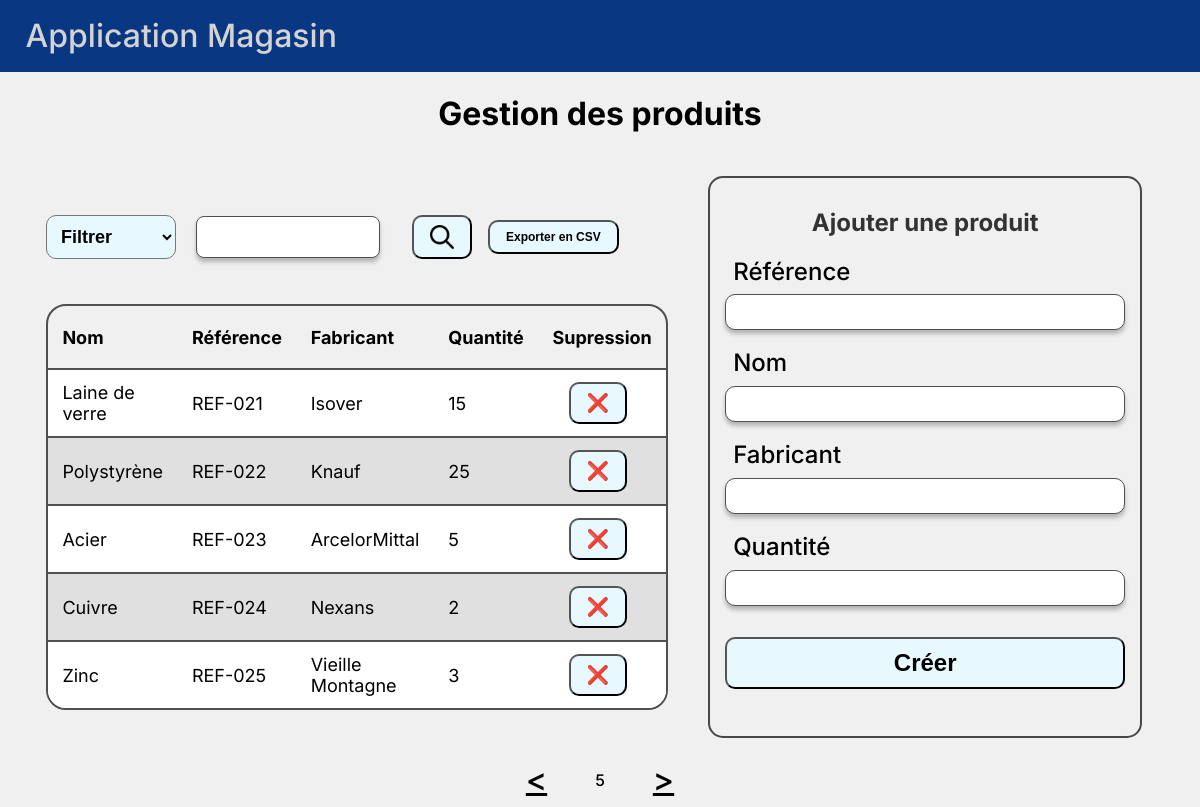
Page /gestion_produits/?page=5 on the committed database.
### Magasin/models.py (models this page shows, shortened)
class Produit(db.Model):
    __tablename__ = 'Produit'
    id = db.Column(db.Integer, primary_key=True, autoincrement=True)
    reference = db.Column(db.String(50), unique=True)
    nom = db.Column(db.String(100))
    fabricant = db.Column(db.String(100))
    quantite = db.Column(db.Integer)

### Magasin/views.py (the view)
@app.route("/gestion_produits/", methods=['GET','POST'])
def gestion_produits():
    form = ProduitForm()
    if form.validate_on_submit():
        return form.creer_produit(request.form.get('filtre'))
    if request.method == 'POST' and 'submit' not in request.form:
        filtre = request.form.get('filtre')
        return redirect(url_for('gestion_produits', filtre=filtre))
    filtre = request.args.get('filtre')
    recherche = request.args.get('recherche')
    query = _get_query_filtree(filtre, recherche)
    data = query.all()
    page = request.args.get('page', 1, type=int)
    produits, page = _pagination(data, page)
    return render_template("gestion_produits.html", form=form, produits=produits, page=page, filtre_actif=filtre)

### Magasin/forms.py (shortened to what this page needs)
class ProduitForm(FlaskForm):
    reference = StringField('Référence', validators=[DataRequired(), Length(max=50)])
    nom = StringField('Nom', validators=[DataRequired(), Length(max=100)])
    fabricant = StringField('Fabricant', validators=[DataRequired(), Length(max=100)])
    quantite = IntegerField('Quantité', validators=[DataRequired(), NumberRange(min=0, message="La quantité ne peut pas être négative")])
    submit = SubmitField('Ajouter le produit')

### Magasin/views.py (called while the page is built, shortened)
def _get_query_filtree(filtre, recherche):
    query = Produit.query
    match filtre:
        case 'reference':
            query = query.order_by(Produit.reference)
        case 'nom':
            query = query.order_by(Produit.nom)
        case 'fabricant':
            query = query.order_by(Produit.fabricant)
        case 'quantite':
            query = query.order_by(Produit.quantite)
        case default:
            query = query.order_by(Produit.reference)
    return query

def _pagination(data, page, element_par_page: int = 5):
    if page < 1:
        page = 1
    elif page > (len(data) - 1) // element_par_page + 1:
        page = (len(data) - 1) // element_par_page + 1
    debut = (page - 1) * element_par_page
    fin = debut + element_par_page
    return data[debut:fin], page

### Magasin/templates/gestion_produits.html (shortened to what this page needs)
{% extends "base_nav.html" %}
{% block contenu %}
    <div id="gestion_produits">
        <h1>Gestion des produits</h1>
        <div id="contenu_page_produits">
            <div id="table_produits">
                <div id="outils">
                    <form action="{{ url_for('gestion_produits') }}" method="POST" id="filtre">
                        <select id="bouton_filtre" name="filtre" onchange="this.form.submit()">
                            <option value="">Filtrer</option>
                        </select>
                    </form>
                    <form id="recherche_produit_form" method="POST" role="form" action="{{ url_for('rechercher_produit', filtre=filtre_actif) }}">
                        <input class="champ-recherche-input" name="recherche" type="search">
                        <button class="bouton-recherche">
                            <img src="{{ url_for('static', filename='search.png') }}" alt="Rechercher">
                        </button>
                    </form>
                    <form action="{{ url_for('exporter_produits', filtre=filtre_actif, recherche=request.args.get('recherche')) }}" method="POST" >
                        <input type="submit" value="Exporter en CSV" id="bouton_export">
                    </form>
                </div>
                <table class="table-bordures">
                    <thead>
                        <tr class="en-tete">
                            <th>Nom</th>
                            <th>Référence</th>
                            <th>Fabricant</th>
                            <th>Quantité</th>
                            <th>Supression</th>
                        </tr>
                    </thead>
                    <tbody>
                        {% for produit in produits %}
                        <tr onclick="location.href='{{ url_for('detail_produit', produit_id=produit.id) }}'" style="cursor:pointer;">
                            <td>{{ produit.nom | truncate(25) }}</td>
                            <td>{{ produit.reference | truncate(25) }}</td>
                            <td>{{ produit.fabricant | truncate(25) }}</td>
                            <td>{{ produit.quantite }}</td>
                            <td onclick="event.stopPropagation();"><form action="{{ url_for('supprimer_produit', filtre=filtre_actif) }}" method="POST" style="display: inline;">
                                <button type="submit" class="supress-btn" onclick="return confirm('Êtes-vous sûr de vouloir supprimer ce produit ?');">
                                    ❌
                                </button>
                            </form></td>
                        </tr>
                        {% endfor %}
                    </tbody>
                </table>
            </div>
                <div id="creation_produit">
                    <h2>Ajouter une produit</h2>
                    <form id="creation_produit_form" method="POST" role="form" action="{{ url_for('gestion_produits', filtre=filtre_actif) }}">
                        <div class="champ-form">
                            {{ form.reference.label (class_ = "champ-form-label") }}
                            {{ form.reference (class_ ="champ-form-input") }}
                        </div>
                        <div class="champ-form">
                            {{ form.nom.label (class_ = "champ-form-label") }}
                            {{ form.nom (class_ ="champ-form-input") }}
                        </div>
                        <div class="champ-form">
                            {{ form.fabricant.label (class_ = "champ-form-label") }}
                            {{ form.fabricant (class_ ="champ-form-input") }}
                        </div>
                        <div class="champ-form">
                            {{ form.quantite.label (class_ = "champ-form-label") }}
                            {{ form.quantite (class_ ="champ-form-input") }}
                        </div>
                        <div id="champ-form-submit">
                            <input type="submit" value="Créer">
                        </div>
                    </form>
                </div>
        </div>
    </div>
    <section class="pagination">
            <a href="{{ url_for('gestion_produits', page=page-1, filtre=filtre_actif, recherche=request.args.get('recherche')) }}" class="bouton-pagination typographie"><</a>
            <p>{{ page }}</p>
            <a href="{{ url_for('gestion_produits', page=page+1, filtre=filtre_actif, recherche=request.args.get('recherche')) }}" class="bouton-pagination typographie">></a>
    </section>
{% endblock %}

### Magasin/static/css/style.css (style rules this page uses)
body { font-family: Inter; font-weight: 500; line-height: 130%; background: #f0f0f0; }
.typographie { font-size: 2rem; font-style: normal; color: #000; }
.champ-form-label { text-align: left; font-size: 1.5rem; }
.champ-form-input { border-radius: 10px; border: 1px solid #4F4F4F; background: #FFF; box-shadow: 0 4px 4px 0 rgba(0, 0, 0, 0.25); }
.champ-recherche-input { border-radius: 10px; border: 1px solid #4F4F4F; background: #FFF; box-shadow: 0 4px 4px 0 rgba(0, 0, 0, 0.25); }
table { border-collapse: collapse; border-radius: 20px; }
.table-bordures { border-collapse: separate; border-spacing: 0; border-radius: 20px; border: 2px solid #4F4F4F; overflow: hidden; }
#table_produits td:nth-child(1) { text-decoration: solid; }
.table-bordures tbody tr:nth-child(odd) { background-color: #ffffff; }
.table-bordures tbody tr:nth-child(even) { background-color: #e0e0e0; }
.table-bordures th, .table-bordures td { border-bottom: 2px solid #4F4F4F; }
.table-bordures td { text-align: center; }
#bouton_export { font-size: 12px; font-weight: bold; border-radius: 10px; background-color: rgb(231, 249, 255); }
.table-bordures tr:last-child td { border-bottom: None; }
#table_produits button, #bouton_filtre, #champ-form-submit input { font-size: 24px; font-weight: bold; border-radius: 10px; background-color: rgb(231, 249, 255); }
#creation_produit { border: 2px solid #474747; border-radius: 15px; margin-right: 20px; }
#creation_produit h2 { text-align: center; margin-bottom: 20px; color: #333; }
#creation_produit_form { display: flex; flex-direction: column; align-items: center; gap: 15px; }
#creation_produit_form { display: flex; flex-direction: column; width: 400px; }

### Magasin/static/css/layout.css (style rules this page uses)
body { padding: 0; margin: 0; }
.champ-form { display: flex; flex-direction: column; gap: 0.5vh; width: 100%; }
#recherche_produit_form { display: flex; flex-direction: row; align-items: center; gap: 2vh; width: 70%; padding: 0px 0px 0px 20px; }
.champ-recherche-input { padding: 20px; border-radius: 8px; max-height: 2px; width: 100%; }
.champ-form-label { display: block; width: 100%; margin: 2%; }
.champ-form-input { width: 100%; height: 4.5vh; }
#champ-form-submit { display: flex; flex-direction: column; align-items: center; width: 100%; }
#champ-form-submit input { display: flex; width: 100%; margin: 2vh; padding: 10px; }
table { width: 80%; margin: 0 auto; }
#bouton_export { padding: 1vh 2vh 1vh 2vh; margin: 2vh; }
.pagination { display: flex; justify-content: center; align-items: center; gap: 2rem; margin-top: 2vh; }
.bouton-pagination { padding: 2vh; }
th { text-align: center; }
.table-bordures { width: 90%; }
.table-bordures tr { height: 8vh; }
#gestion_produits { display: flex; justify-content: center; flex-direction: column; align-items: center; gap: 1vh; }
#gestion_produits h1 { padding: 4vh; }
#contenu_page_produits { width: 95%; display: flex; flex-direction: row; gap: 2vw; }
#table_produits { display: flex; justify-content: center; flex-direction: column; gap: 0.3vh; flex: 1; }
#bouton_filtre { padding: 10px; font-size: 18px; }
#table_produits table { margin: 2vh 2vh 0vh 2vh; }
#table_produits th, #table_produits td { text-align: left; padding: 1.5vh 1.8vh; font-size: 18px; }
#table_produits th:nth-child(1), #table_produits td:nth-child(1) { width: 30%; }
#table_produits th:nth-child(5), #table_produits td:nth-child(5) { width: 1%; white-space: nowrap; }
#table_produits button { width: auto; align-self: flex-start; padding: 1vh 2vh; margin-left: 2vh; font-size: 18px; }
#creation_produit { display: flex; flex-basis: 30%; flex-direction: column; align-items: center; padding: 15px; margin-right: 40px; }
#gestion_produits { padding-top: 0vh; }
#gestion_produits h1 { margin-top: 0rem; margin-bottom: 0.7rem; }
#outils { display: flex; justify-content: left; align-items: center; width: 90%; margin-left: 2vh; margin-top: 0; }
.bouton-recherche img { width: 3vh; height: 3vh; }

### rows in the picture
Produit: nom "Laine de verre", reference "REF-021", fabricant "Isover", quantite "15"
Produit: nom "Polystyrène", reference "REF-022", fabricant "Knauf", quantite "25"
Produit: nom "Acier", reference "REF-023", fabricant "ArcelorMittal", quantite "5"
Produit: nom "Cuivre", reference "REF-024", fabricant "Nexans", quantite "2"
Produit: nom "Zinc", reference "REF-025", fabricant "Vieille Montagne", quantite "3"

### other values in the picture
{{ page }} "5"
